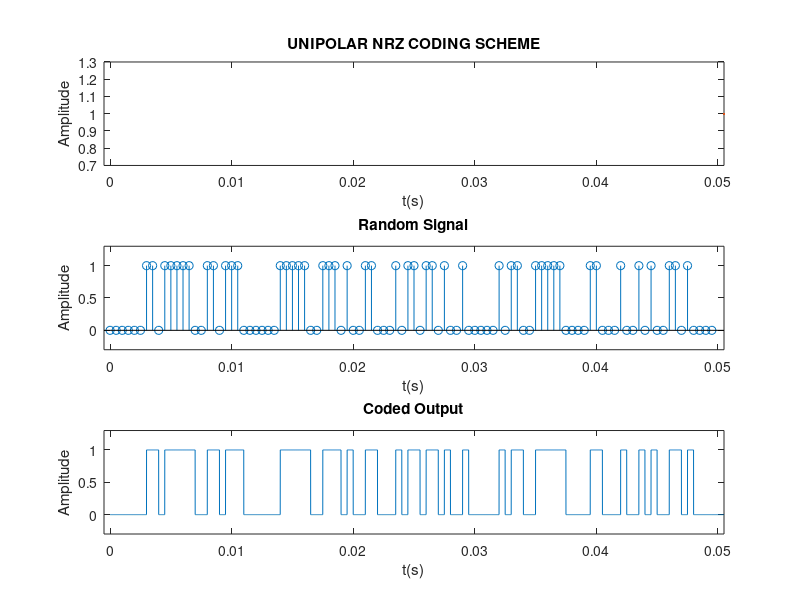

Write MATLAB code to recreate this figure. (Note: this script raises an error after producing the figure.)
clc;
clear all;
close all;

nb = 100; %No.of bits
br = 2e3; tb = 1/br; ts = tb/nb; fs = 1/ts; N = tb/ts;

n = 0:(nb - 1);
b = randi([0 1],1,nb);

A = 1;
i=1;

for j = 1:5
    if (i==1)
        %UNIPOLAR NRZ
        v = ones(1,N);
        a = A*b;
        figure;
        subplot(3,1,1);plot((nb+1)*tb,v);title('UNIPOLAR NRZ CODING SCHEME');xlabel('t(s)');ylabel('Amplitude');
        axis([-tb, (nb+1)*tb min(v)-0.3 max(v)+0.3]);

        subplot(3,1,2);stem(n*tb,b);title('Random Signal');xlabel('t(s)');ylabel('Amplitude');
        axis([-tb, (nb+1)*tb min(b)-0.3 max(b)+0.3]);

        imp_train = zeros(1,(nb-1)*(N+1));
        imp_train(1:N:end) = a;
        x = conv(imp_train,v);
        t = 0:ts:[length(x)-1]*ts;
        subplot(3,1,3);plot(t,x);title('Coded Output');xlabel('t(s)');ylabel('Amplitude');
        axis([-tb, (nb+1)*tb min(x)-0.3 max(x)+0.3])

        [p,f] = pspectrum(x,fs,'FrequencyResolution',130);
        figure;
        plot(fs,10*log10(p));title('Spectrum Analysis');xlabel('f(Hz)');ylabel('Power(dB)');
        %axis([0 10e3 -70 10]);
    end

%     if (i==2)
%         %POLAR NRZ
%         v = ones(1,N);
%         a = A*b; a(a==0)=-1
%         figure;
%         subplot(3,1,1);plot((nb+1)*tb,v);title('POLAR NRZ CODING SCHEME');xlabel('t(s)');ylabel('Amplitude');
%         axis([-tb, (nb+1)*tb min(v)-0.3 max(v)+0.3]);
% 
%         subplot(3,1,2);stem(n*tb,b);title('Random Signal');xlabel('t(s)');ylabel('Amplitude');
%         axis([-tb, (nb+1)*tb min(b)-0.3 max(b)+0.3]);
% 
%         imp_train = zeros(1,(nb-1)*(N+1));
%         imp_train(1:N:end) = a;
%         x = conv(imp_train,v);
%         t = 0:ts:[length(x)-1]*ts;
%         subplot(3,1,3);plot(t,x);title('Coded Output');xlabel('t(s)');ylabel('Amplitude');
%         axis([-tb, (nb+1)*tb min(x)-0.3 max(x)+0.3])
% 
%         [p,f] = pspectrum(x,fs,'FrequencyResolution',130);
%         figure;
%         plot(fs,10*log10(p));title('Spectrum Analysis');xlabel('f(Hz)');ylabel('Power(dB)');
%         axis([0 10e3 -70 10]);
%     end
% 
%     if(i==3)
%         %MANCHESTER
%         v = [ones(1,N/2) -ones(1,N/2)];
%         a = A*b; a(a==0)=-1
%         figure;
%         subplot(3,1,1);plot((nb+1)*tb,v);title('MANCHESTER CODING SCHEME');xlabel('t(s)');ylabel('Amplitude');
%         axis([-tb, (nb+1)*tb min(v)-0.3 max(v)+0.3]);
% 
%         subplot(3,1,2);stem(n*tb,b);title('Random Signal');xlabel('t(s)');ylabel('Amplitude');
%         axis([-tb, (nb+1)*tb min(b)-0.3 max(b)+0.3]);
% 
%         imp_train = zeros(1,(nb-1)*(N+1));
%         imp_train(1:N:end) = a;
%         x = conv(imp_train,v);
%         t = 0:ts:[length(x)-1]*ts;
%         subplot(3,1,3);plot(t,x);title('Coded Output');xlabel('t(s)');ylabel('Amplitude');
%         axis([-tb, (nb+1)*tb min(x)-0.3 max(x)+0.3])
% 
%         [p,f] = pspectrum(x,fs,'FrequencyResolution',130);
%         figure;
%         plot(fs,10*log10(p));title('Spectrum Analysis');xlabel('f(Hz)');ylabel('Power(dB)');
%         axis([0 10e3 -70 10]);
%     end
% 
%     if i==4
%         %POLAR NYQUIST PULSE
%         nt = 3; t = -nt*tb:ts:nt*tb; BW = br/20;
%         v = sinc(2*BW*t);
%         a = A*b; a(a==0)=-1
%         figure;
%         subplot(3,1,1);plot((nb+1)*tb,v);title('POLAR NYQUIST PULSE CODING SCHEME');xlabel('t(s)');ylabel('Amplitude');
%         axis([-tb, (nb+1)*tb min(v)-0.3 max(v)+0.3]);
% 
%         subplot(3,1,2);stem(n*tb,b);title('Random Signal');xlabel('t(s)');ylabel('Amplitude');
%         axis([-tb, (nb+1)*tb min(b)-0.3 max(b)+0.3]);
% 
%         imp_train = zeros(1,(nb-1)*(N+1));
%         imp_train(1:N:end) = a;
%         x = conv(imp_train,v);
%         t = 0:ts:[length(x)-1]*ts;
%         subplot(3,1,3);plot(t,x);title('Coded Output');xlabel('t(s)');ylabel('Amplitude');
%         axis([-tb, (nb+1)*tb min(x)-0.3 max(x)+0.3])
% 
%         [p,f] = pspectrum(x,fs,'FrequencyResolution',130);
%         figure;
%         plot(fs,10*log10(p));title('Spectrum Analysis');xlabel('f(Hz)');ylabel('Power(dB)');
%         axis([0 10e3 -70 10]);
%     end
% 
%     if i==5
%         nt = 3; alpha = 0.5; k = (16*BW^2)*(alpha^2); del =tb*1e-10; BW = br/20;
%         t = -nt*tb+del: ts : nt*tb;
%         v = sinc(2*BW*t).*cos(2*pi*alpha*BW*t)./(1-(k*t).^2);
%         a = A*b; a(a==0)=-1
%         figure;
%         subplot(3,1,1);plot((nb+1)*tb,v);title('POLAR RAISED COSINE PULSE CODING SCHEME');xlabel('t(s)');ylabel('Amplitude');
%         axis([-tb, (nb+1)*tb min(v)-0.3 max(v)+0.3]);
% 
%         subplot(3,1,2);stem(n*tb,b);title('Random Signal');xlabel('t(s)');ylabel('Amplitude');
%         axis([-tb, (nb+1)*tb min(b)-0.3 max(b)+0.3]);
% 
%         imp_train = zeros(1,(nb-1)*(N+1));
%         imp_train(1:N:end) = a;
%         x = conv(imp_train,v);
%         t = 0:ts:[length(x)-1]*ts;
%         subplot(3,1,3);plot(t,x);title('Coded Output');xlabel('t(s)');ylabel('Amplitude');
%         axis([-tb, (nb+1)*tb min(x)-0.3 max(x)+0.3])
% 
%         [p,f] = pspectrum(x,fs,'FrequencyResolution',130);
%         figure;
%         plot(fs,10*log10(p));title('Spectrum Analysis');xlabel('f(Hz)');ylabel('Power(dB)');
%         axis([0 10e3 -70 10]);
%     end

end



